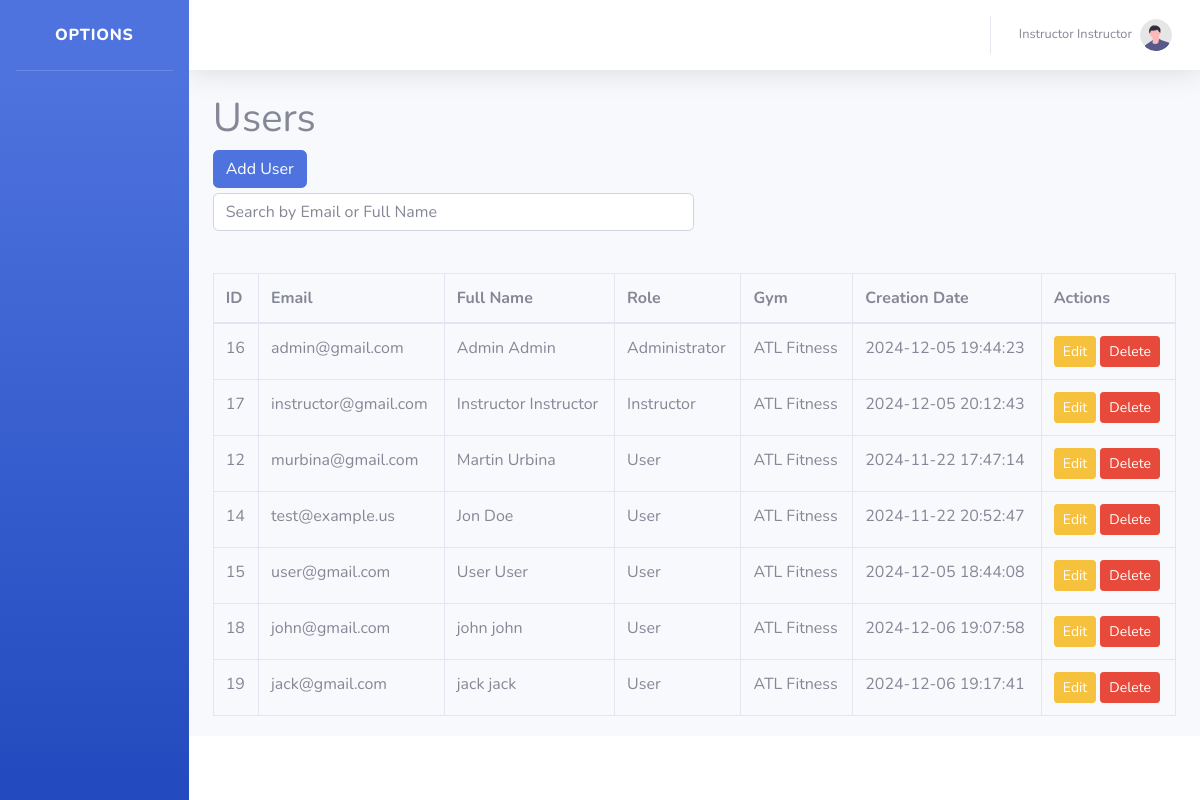
The app's page /app/usuarios.php (signed in) with its own data.
### tables this page shows
CREATE TABLE `gym_users` (
  `id_user` int(11) NOT NULL,
  `email` varchar(100) NOT NULL,
  `password` varchar(100) NOT NULL,
  `nombres` varchar(100) NOT NULL,
  `apellidos` varchar(100) NOT NULL,
  `creation_date` timestamp NOT NULL DEFAULT current_timestamp(),
  `id_gym` int(11) NOT NULL,
  `id_role` int(11) NOT NULL
);

CREATE TABLE `gym_roles` (
  `id_role` int(11) NOT NULL,
  `role_name` varchar(50) NOT NULL
);

CREATE TABLE `gym` (
  `id_gym` int(11) NOT NULL,
  `location` varchar(100) NOT NULL,
  `name` varchar(100) NOT NULL
);

### app/usuarios.php (the view, shortened to what this page needs)
<?php
include 'config.php';
$stmt = $pdo->prepare("
    SELECT
        u.id_user,
        u.email,
        CONCAT(u.nombres, ' ', u.apellidos) AS nombre_completo,
        u.creation_date,
        g.name AS gym_name,
        r.role_name AS role_name
    FROM
        gym_users u
    INNER JOIN gym g ON u.id_gym = g.id_gym
    INNER JOIN gym_roles r ON u.id_role = r.id_role
");
$stmt->execute();
$users = $stmt->fetchAll(PDO::FETCH_ASSOC);
?>
<?php include 'header.php'; ?>
<div class="container-fluid">
    <div class="content-header" style="padding-bottom:18px;">
        <h1>Users</h1>
        <a style="margin-bottom:5px;" href="adduser.php" class="btn btn-primary">Add User</a>
        <input type="text" class="form-control" id="searchInput" placeholder="Search by Email or Full Name" style="width:50%;">
        <br>
    </div>
    <div class="content">
        <table class="table table-bordered" id="usersTable">
            <thead>
                <tr>
                    <th>ID</th>
                    <th>Email</th>
                    <th>Full Name</th>
                    <th>Role</th>
                    <th>Gym</th>
                    <th>Creation Date</th>
                    <th>Actions</th>
                </tr>
            </thead>
            <tbody>
                <?php foreach ($users as $user): ?>
                    <tr>
                        <td><?php echo $user['id_user']; ?></td>
                        <td><?php echo $user['email']; ?></td>
                        <td><?php echo $user['nombre_completo']; ?></td>
                        <td><?php echo $user['role_name']; ?></td>
                        <td><?php echo $user['gym_name']; ?></td>
                        <td><?php echo $user['creation_date']; ?></td>
                        <td>
                            <a href="edituser.php?id=<?php echo $user['id_user']; ?>" class="btn btn-warning btn-sm">Edit</a>
                            <a href="deleteuser.php?id=<?php echo $user['id_user']; ?>" class="btn btn-danger btn-sm" onclick="return confirm('Are you sure?');">Delete</a>
                        </td>
                    </tr>
                <?php endforeach; ?>
            </tbody>
        </table>
    </div>
</div>
<?php include 'footer.php'; ?>

### app/header.php (shortened to what this page needs)
<?php
$user_id = $_SESSION['user_id'];
$stmt = $pdo->prepare("SELECT nombres, apellidos FROM gym_users WHERE id_user = ?");
$stmt->execute([$user_id]);
$user = $stmt->fetch(PDO::FETCH_ASSOC);
?>
<!DOCTYPE html>
<html lang="en">
<head>
    <link href="vendor/fontawesome-free/css/all.min.css" rel="stylesheet" type="text/css">
    <link href="css/sb-admin-2.min.css" rel="stylesheet">
</head>
<body id="page-top">
    <div id="wrapper">
        <ul class="navbar-nav bg-gradient-primary sidebar sidebar-dark accordion" id="accordionSidebar">
        <a class="sidebar-brand d-flex align-items-center justify-content-center" href="index.php">
            <div class="sidebar-brand-text mx-3">Options</div>
        </a>
        <hr class="sidebar-divider">
        </ul>
        <div id="content-wrapper" class="d-flex flex-column">
            <div id="content">
                <nav class="navbar navbar-expand navbar-light bg-white topbar mb-4 static-top shadow">
                    <ul class="navbar-nav ml-auto">
                        <li class="nav-item dropdown no-arrow">
                            <a class="nav-link dropdown-toggle" href="#" id="userDropdown" role="button"
                                data-toggle="dropdown" aria-haspopup="true" aria-expanded="false">
                                <span class="mr-2 d-none d-lg-inline text-gray-600 small">
                                    <?php echo htmlspecialchars($user['nombres'] . ' ' . $user['apellidos']); ?>
                                </span>
                                <img class="img-profile rounded-circle"
                                    src="img/undraw_profile.svg">
                            </a>
                        </li>
                    </ul>
                </nav>

### app/footer.php (shortened to what this page needs)
</div>
            <footer class="sticky-footer bg-white">
            </footer>
        </div>
    </div>
</body>
</html>

### records on screen
gym_users: nombres+apellidos "Instructor Instructor", id_user "17", email "instructor@gmail.com", nombre_completo "Instructor Instructor", id_role.role_name "Instructor", id_gym.name "ATL Fitness", creation_date "2024-12-05 20:12:43"
gym_users: id_user "16", email "admin@gmail.com", nombre_completo "Admin Admin", id_role.role_name "Administrator", id_gym.name "ATL Fitness", creation_date "2024-12-05 19:44:23"
gym_users: id_user "12", email "murbina@gmail.com", nombre_completo "Martin Urbina", id_role.role_name "User", id_gym.name "ATL Fitness", creation_date "2024-11-22 17:47:14"
gym_users: id_user "14", email "test@example.us", nombre_completo "Jon Doe", id_role.role_name "User", id_gym.name "ATL Fitness", creation_date "2024-11-22 20:52:47"
gym_users: id_user "15", email "user@gmail.com", nombre_completo "User User", id_role.role_name "User", id_gym.name "ATL Fitness", creation_date "2024-12-05 18:44:08"
gym_users: id_user "18", email "john@gmail.com", nombre_completo "john john", id_role.role_name "User", id_gym.name "ATL Fitness", creation_date "2024-12-06 19:07:58"
gym_users: id_user "19", email "jack@gmail.com", nombre_completo "jack jack", id_role.role_name "User", id_gym.name "ATL Fitness", creation_date "2024-12-06 19:17:41"
